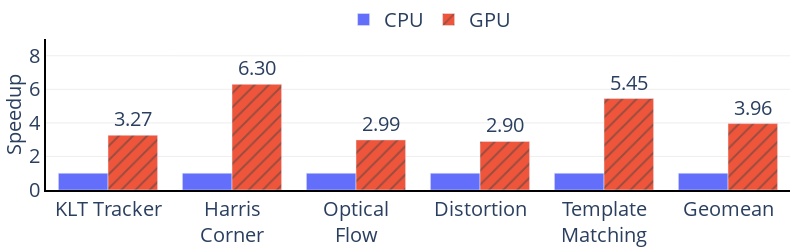
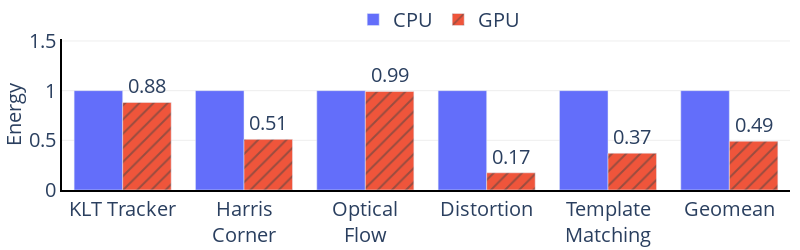

Notebook code cell kept with these figures, in order:
### Code cell
# GPU vs CPU speedup and energy

klt_gpu_ms = 19840.6
klt_gpu_mw = 4335
klt_cpu_ms = 64783
klt_cpu_mw = 1506

harris_gpu_ms = 12990.3
harris_gpu_mw = 3912
harris_cpu_ms = 81832.3
harris_cpu_mw = 1218

optflow_gpu_ms = 16725.2
optflow_gpu_mw = 3579
optflow_cpu_ms = 49963.5
optflow_cpu_mw = 1208

distort_gpu_ms = 19548
distort_gpu_mw = 798
distort_cpu_ms = 56640.8
distort_cpu_mw = 1590

template_gpu_ms = 69620.7
template_gpu_mw = 3982
template_cpu_ms = 379611.8
template_cpu_mw = 1970

klt_gpu_mj = klt_gpu_ms * klt_gpu_mw / 1000 / 10000
klt_cpu_mj = klt_cpu_ms * klt_cpu_mw / 1000 / 10000
harris_gpu_mj = harris_gpu_ms * harris_gpu_mw / 1000 / 10000
harris_cpu_mj = harris_cpu_ms * harris_cpu_mw / 1000 / 10000
optflow_gpu_mj = optflow_gpu_ms * optflow_gpu_mw / 1000 / 10000
optflow_cpu_mj = optflow_cpu_ms * optflow_cpu_mw / 1000 / 10000
distort_gpu_mj = distort_gpu_ms * distort_gpu_mw / 1000 / 10000
distort_cpu_mj = distort_cpu_ms * distort_cpu_mw / 1000 / 10000
template_gpu_mj = template_gpu_ms * template_gpu_mw / 1000 / 10000
template_cpu_mj = template_cpu_ms * template_cpu_mw / 1000 / 10000

print(klt_gpu_mj, klt_cpu_mj)
print(harris_gpu_mj, harris_cpu_mj)
print(optflow_gpu_mj, optflow_cpu_mj)
print(distort_gpu_mj, distort_cpu_mj)
print(template_gpu_mj, template_cpu_mj)

klt_speedup = klt_cpu_ms / klt_gpu_ms
harris_speedup = harris_cpu_ms / harris_gpu_ms
optflow_speedup = optflow_cpu_ms / optflow_gpu_ms
distort_speedup = distort_cpu_ms / distort_gpu_ms
template_speedup = template_cpu_ms / template_gpu_ms

klt_energy = klt_gpu_mj / klt_cpu_mj
harris_energy = harris_gpu_mj / harris_cpu_mj
optflow_energy = optflow_gpu_mj / optflow_cpu_mj
distort_energy = distort_gpu_mj / distort_cpu_mj
template_energy = template_gpu_mj / template_cpu_mj
print(klt_energy, harris_energy, optflow_energy, distort_energy, template_energy)

geomean_speedup = (klt_speedup * harris_speedup * optflow_speedup * distort_speedup * template_speedup) ** (1/5)
geomean_energy = (klt_energy * harris_energy * optflow_energy * distort_energy * template_energy) ** (1/5)

x_labels = ["KLT Tracker", "Harris</br></br>Corner", "Optical</br></br>Flow", "Distortion", 
            "Template</br></br>Matching", "Geomean"]
speedups_to_plot = [klt_speedup, harris_speedup, optflow_speedup, distort_speedup, template_speedup, geomean_speedup]
energys_to_plot = [klt_energy, harris_energy, optflow_energy, distort_energy, template_energy, geomean_energy]

fig0 = go.Figure()
fig0.add_trace(
    go.Bar(
        name="CPU",
        x=x_labels,
        y=[1, 1, 1, 1, 1, 1],
        marker_pattern_shape=patterns[0],
    )
)
fig0.add_trace(
    go.Bar(
        name="GPU",
        x=x_labels,
        y=speedups_to_plot,
        marker_pattern_shape=patterns[1],
        text = [f'{speedup:.2f}' for speedup in speedups_to_plot],
        textposition='outside',
        textfont=dict(size=20),
    )
)

# change width and height of the figure
fig0.update_layout(
    autosize=False,
    width=800,
    height=250,
    # title="Normalized Latency",
)
# Change the bar mode
fig0.update_layout(barmode="group")
# add title in middle
# fig.update_layout(
#     title={
#         "text": "Normalized L2 Misses",
#         "y": 0.97,
#         "x": 0.5,
#         "xanchor": "center",
#         "yanchor": "top",
#     }
# )
# change bar gap
fig0.update_layout(bargap=0.2, bargroupgap=0)
# change x axis title
fig0.update_layout(
    # xaxis_title="Workloads", 
    yaxis_title="Speedup")
# change y axis range
fig0.update_yaxes(range=[0, 9], dtick=2)
# change y tick step
# change font size
fig0.update_layout(xaxis=dict(tickfont=dict(size=20)))
fig0.update_layout(yaxis=dict(tickfont=dict(size=20)))
fig0.update_layout(title_font_size=20)
fig0.update_layout(legend=dict(font=dict(size=20)))
fig0.update_layout(xaxis_title_font_size=20)
fig0.update_layout(yaxis_title_font_size=20)
# remove background
fig0.update_layout(plot_bgcolor='rgba(0,0,0,0)')
# show y line
fig0.update_layout(yaxis=dict(showline=True, linewidth=2, linecolor='black'))
fig0.update_layout(xaxis=dict(showline=True, linewidth=2, linecolor='black'))
# show grid
fig0.update_layout(yaxis=dict(showgrid=True, gridwidth=0.5, gridcolor='gainsboro'))
# change legend position to top
fig0.update_layout(
    legend=dict(
        orientation="h",
        yanchor="bottom",
        y=1,
        xanchor="left",
        x=0.4,
    )
)
# change margin
fig0.update_layout(margin=dict(l=0, r=10, t=0, b=60))

fig1 = go.Figure()
fig1.add_trace(
    go.Bar(
        name="CPU",
        x=x_labels,
        y=[1, 1, 1, 1, 1, 1],
        marker_pattern_shape=patterns[0],
    )
)
fig1.add_trace(
    go.Bar(
        name="GPU",
        x=x_labels,
        y=energys_to_plot,
        marker_pattern_shape=patterns[1],
        text = [f'{energy:.2f}' for energy in energys_to_plot],
        textposition='outside',
        textfont=dict(size=20),
    )
)

# for energy in energys_to_plot:
#     fig1.add_annotation(
#         x=energys_to_plot.index(energy) + 0.2,
#         y=energy + 0.25,
#         text=f'{energy:.2f}',
#         showarrow=False,
#         font=dict(size=20),
#     )

# change width and height of the figure
fig1.update_layout(
    autosize=False,
    width=800,
    height=250,
    # title="Normalized Latency",
)
# Change the bar mode
fig1.update_layout(barmode="group")
# add title in middle
# fig.update_layout(
#     title={
#         "text": "Normalized L2 Misses",
#         "y": 0.97,
#         "x": 0.5,
#         "xanchor": "center",
#         "yanchor": "top",
#     }
# )
# change bar gap
fig1.update_layout(bargap=0.2, bargroupgap=0)
# change x axis title
fig1.update_layout(
    # xaxis_title="Workloads", 
    yaxis_title="Energy")
# change y axis range
fig1.update_yaxes(range=[0, 1.52], dtick=0.5)
# change y tick step
# change font size
fig1.update_layout(xaxis=dict(tickfont=dict(size=20)))
fig1.update_layout(yaxis=dict(tickfont=dict(size=20)))
fig1.update_layout(title_font_size=20)
fig1.update_layout(legend=dict(font=dict(size=20)))
fig1.update_layout(xaxis_title_font_size=20)
fig1.update_layout(yaxis_title_font_size=20)
# remove background
fig1.update_layout(plot_bgcolor='rgba(0,0,0,0)')
# change legend position to top
fig1.update_layout(
    legend=dict(
        orientation="h",
        yanchor="bottom",
        y=1,
        xanchor="left",
        x=0.4,
    )
)
# change margin
fig1.update_layout(margin=dict(l=0, r=10, t=0, b=60))
# show y line
fig1.update_layout(yaxis=dict(showline=True, linewidth=2, linecolor='black'))
fig1.update_layout(xaxis=dict(showline=True, linewidth=2, linecolor='black'))
# show grid
fig1.update_layout(yaxis=dict(showgrid=True, gridwidth=0.5, gridcolor='gainsboro'))
# display x label in multiple lines

fig0.show()
fig1.show()

plotly.io.write_image(fig0, "/Users/pan/Documents/GitHub/ar_vr_gpu_overleaf/Figures/Power15WSpeedup.pdf", format="pdf")
plotly.io.write_image(fig1, "/Users/pan/Documents/GitHub/ar_vr_gpu_overleaf/Figures/Power15WEnergy.pdf", format="pdf")

### Figure 1 — Plotly figure (JSON) as saved in the notebook; plotly's stock layout.template omitted (floating-point values rounded to 4 significant figures)
{"data": [{"marker": {"pattern": {"shape": ""}}, "name": "CPU", "type": "bar", "x": ["KLT Tracker", "Harris</br></br>Corner", "Optical</br></br>Flow", "Distortion", "Template</br></br>Matching", "Geomean"], "y": [1, 1, 1, 1, 1, 1]}, {"marker": {"pattern": {"shape": "/"}}, "name": "GPU", "text": ["3.27", "6.30", "2.99", "2.90", "5.45", "3.96"], "textfont": {"size": 20}, "textposition": "outside", "type": "bar", "x": ["KLT Tracker", "Harris</br></br>Corner", "Optical</br></br>Flow", "Distortion", "Template</br></br>Matching", "Geomean"], "y": [3.265, 6.299, 2.987, 2.898, 5.453, 3.958]}], "layout": {"autosize": false, "bargap": 0.2, "bargroupgap": 0, "barmode": "group", "height": 250, "legend": {"font": {"size": 20}, "orientation": "h", "x": 0.4, "xanchor": "left", "y": 1, "yanchor": "bottom"}, "margin": {"b": 60, "l": 0, "r": 10, "t": 0}, "plot_bgcolor": "rgba(0,0,0,0)", "title": {"font": {"size": 20}}, "width": 800, "xaxis": {"linecolor": "black", "linewidth": 2, "showline": true, "tickfont": {"size": 20}, "title": {"font": {"size": 20}}}, "yaxis": {"dtick": 2, "gridcolor": "gainsboro", "gridwidth": 0.5, "linecolor": "black", "linewidth": 2, "range": [0, 9], "showgrid": true, "showline": true, "tickfont": {"size": 20}, "title": {"font": {"size": 20}, "text": "Speedup"}}}}

### Figure 2 — Plotly figure (JSON) as saved in the notebook; plotly's stock layout.template omitted (floating-point values rounded to 4 significant figures)
{"data": [{"marker": {"pattern": {"shape": ""}}, "name": "CPU", "type": "bar", "x": ["KLT Tracker", "Harris</br></br>Corner", "Optical</br></br>Flow", "Distortion", "Template</br></br>Matching", "Geomean"], "y": [1, 1, 1, 1, 1, 1]}, {"marker": {"pattern": {"shape": "/"}}, "name": "GPU", "text": ["0.88", "0.51", "0.99", "0.17", "0.37", "0.49"], "textfont": {"size": 20}, "textposition": "outside", "type": "bar", "x": ["KLT Tracker", "Harris</br></br>Corner", "Optical</br></br>Flow", "Distortion", "Template</br></br>Matching", "Geomean"], "y": [0.8816, 0.5099, 0.9918, 0.1732, 0.3707, 0.4913]}], "layout": {"autosize": false, "bargap": 0.2, "bargroupgap": 0, "barmode": "group", "height": 250, "legend": {"font": {"size": 20}, "orientation": "h", "x": 0.4, "xanchor": "left", "y": 1, "yanchor": "bottom"}, "margin": {"b": 60, "l": 0, "r": 10, "t": 0}, "plot_bgcolor": "rgba(0,0,0,0)", "title": {"font": {"size": 20}}, "width": 800, "xaxis": {"linecolor": "black", "linewidth": 2, "showline": true, "tickfont": {"size": 20}, "title": {"font": {"size": 20}}}, "yaxis": {"dtick": 0.5, "gridcolor": "gainsboro", "gridwidth": 0.5, "linecolor": "black", "linewidth": 2, "range": [0, 1.52], "showgrid": true, "showline": true, "tickfont": {"size": 20}, "title": {"font": {"size": 20}, "text": "Energy"}}}}
